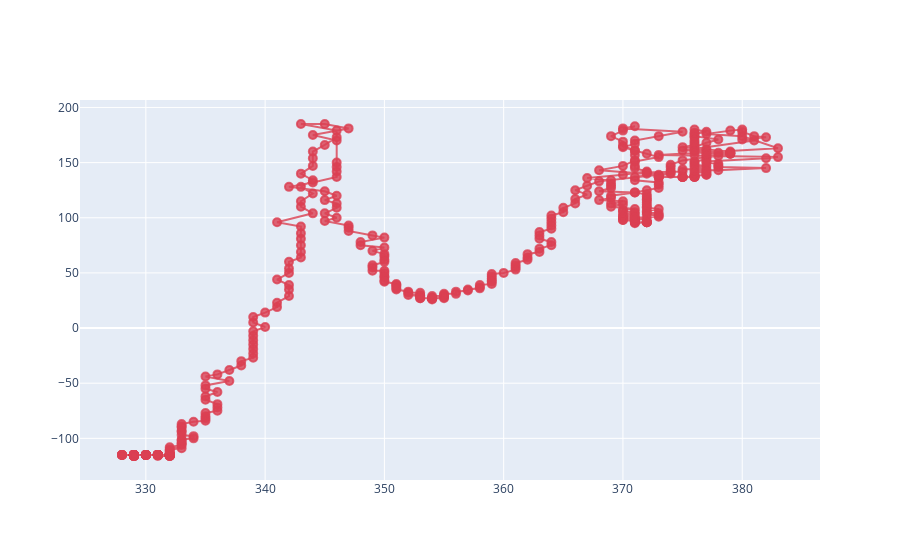

The code cell stored with this chart in its notebook:
### Code cell
import plotly.graph_objects as go
y_max = mask.shape[0]
x_max = mask.shape[1]

fig = go.Figure()
fig.add_trace(go.Scatter(
    x = position_df['x'],
    y = y_max - position_df['y'], # El 0,0 esta arriba a la izquierda
    mode='markers+lines',
    marker=dict(size=8, color='rgba(219, 64, 82, 0.8)', line=dict(width=2, color='rgba(219, 64, 82, 0.8)')),
    name='Datos de Coordenadas'
))

### Figure 1 — Plotly figure (JSON) as saved in the notebook; plotly's stock layout.template omitted (floating-point values rounded to 4 significant figures; data arrays with more than 128 entries replaced by an {"elided": "..."} marker saying what was removed)
{"data": [{"marker": {"color": "rgba(219, 64, 82, 0.8)", "line": {"color": "rgba(219, 64, 82, 0.8)", "width": 2}, "size": 8}, "mode": "markers+lines", "name": "Datos de Coordenadas", "type": "scatter", "x": {"elided": "499 int values"}, "y": {"elided": "499 int values"}}], "layout": {}}
